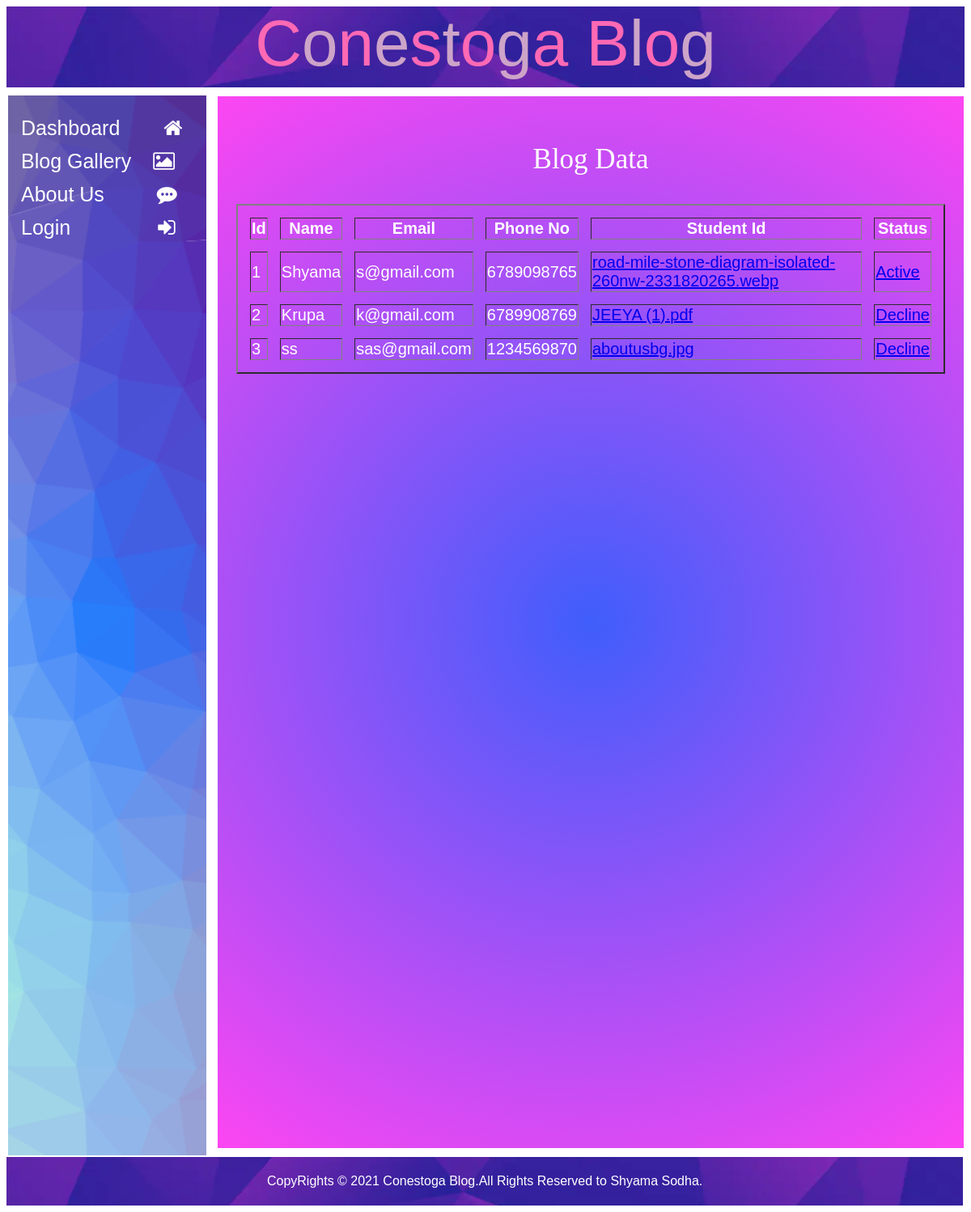
Page /blog_list.php on the committed database.
### tables this page shows
CREATE TABLE `student` (
  `id` int(11) NOT NULL,
  `name` varchar(100) NOT NULL,
  `email` varchar(100) NOT NULL,
  `phone_no` varchar(15) NOT NULL,
  `studentid` varchar(100) NOT NULL,
  `password` varchar(100) NOT NULL,
  `status` int(10) NOT NULL
);

### blog_list.php (the view, shortened to what this page needs)
<?php
include("connection/cn.php");
?>
<!DOCTYPE html>
<html lang=en>
<head>
    <link rel="stylesheet" href="istyle.css">
  </head>
<body style="color:white">
    <?php include 'sidebar.php' ?>
    <div class="ddata">
    <br>
    <p id="hello" align=center>Blog Data</p>
    <table class="table" align=center width="95%" border="2" cellspacing="50%"  style="border-spacing: 15px;">
        <tr>
            <th>Id </th>
            <th>Name</th>
            <th>Email</th>
            <th>Phone No</th>
            <th>Student Id</th>
            <th>Status</th>
        </tr>
        <?php
            $sel=mysqli_query($con,"select * from student");
            $i=1;
            while($row=mysqli_fetch_array($sel)){
        ?>
            <tr>
                <td><?php echo $i; ?></td>
                <td><?php echo $row['name']; ?></td>
                <td><?php echo $row['email']; ?></td>
                <td><?php echo $row['phone_no']; ?></td>
                <td><a target="_blank" href="Studentid/<?php echo $row['studentid']; ?>" ><?php echo $row['studentid'] ?></a></td>
                <td>
                    <?php if($row['status']==1){ ?>
                        <a href="blog_list.php?status=2&id=<?php echo $row['id']; ?>">Decline</a>
                    <?php }?>
                    <?php if($row['status']==2){ ?>
                        <a href="blog_list.php?status=1&id=<?php echo $row['id']; ?>">Active</a>
                    <?php }?>
                </td>
            </tr>
        <?php
         $i++;
         } ?>
    </table>
</div>
</body>
</html>

### sidebar.php (shortened to what this page needs)
<html>
    <head>
    </head>
    <body>
        <nav>
            <div class="sidebar">
                <a  href="index.php">
                  <span >Dashboard</span>
                  <i class="fa fa-home" id="dash"></i>
                </a>
              <?php if(@$_SESSION['email']=="admin@gmail.com"){?>
                  <a  href="blog_list.php">
                    <span>Bloggers List</span>
                    <i class="fa fa-picture-o"></i>
                  </a>
             <?php }else{ ?>
                <a  href="bloggallery.php">
                  <span>Blog Gallery</span>
                  <i class="fa fa-picture-o"id="photo" ></i>
                </a>
                <a href="aboutus.php">
                  <span>About Us</span>
                  <i class="fa fa-commenting" id="comm"></i>
                </a>
              <?php
             }
             ?>
             <?php
              if(@!$_SESSION['email']){
            ?>
                <a  href="login.php">
                  <span>Login</span>
                  <i class="fa fa-sign-in" id="login"></i>
                </a>
          <?php   } ?>
            </div>
            </nav>
    </body>
</html>

### istyle.css (style rules this page uses)
body { font-family: 'Arial'; height: 100%; }
#hello { color: white; font-family: Cambria, Cochin, Georgia, Times, 'Times New Roman', serif; font-size: 35px; position: center; }
.ddata { margin-left: 260px; margin-top: 10px; position: relative; background: rgb(63,94,251); background: radial-gradient(circle, rgba(63,94,251,1) 0%, rgba(252,70,242,1) 100%); background-position: center; background-repeat: no-repeat; background-size: cover; height: 1300px; width:auto; font-size: 20px; border: 1px solid white; }

### sidebar.php (style rules this page uses)
.sidebar { width: 240px; height: 1290px; position:absolute; z-index: 1; left: 0; padding-right: 5px; background-image: url(Images/adminslidebar.jpg); background-position: center; background-repeat: no-repeat; background-size: cover; overflow-x: hidden; padding-top: 20px; margin-top:10px; margin-left:10px; }
i { margin-left:5px; }
#dash { margin-left:47px; }
#login { margin-left:101px; }
#comm { margin-left:58px; }
#photo { margin-left:20px; }
.sidebar a { padding: 6px 8px 6px 16px; text-decoration: none; font-size: 25px; color: white; display: block; }

### rows in the picture
student: name "Shyama", email "s@gmail.com", phone_no "6789098765", studentid "road-mile-stone-diagram-isolated-260nw-2331820265.webp"
student: name "Krupa", email "k@gmail.com", phone_no "6789908769", studentid "JEEYA (1).pdf"
student: name "ss", email "sas@gmail.com", phone_no "1234569870", studentid "aboutusbg.jpg"
